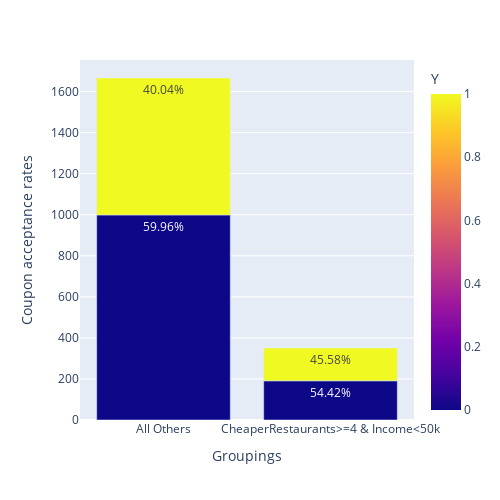

Notebook code for this chart:
### Code cell
# Addressing question 9: go to cheap restaurants more than 4 times a month and income is less than 50K.
try:
    bar_data = bar_data.drop('crit',axis=1)
except:
    pass    
cheap_rst_more_than_4 = ['4~8', 'gt8']
income_le_50k = ['Less than $12500', '$12500 - $24999', '$25000 - $37499', '$37500 - $49999']

#print(bar_data['passanger'].unique())
#print(bar_data['occupation'].unique())
bar_data.loc[(bar_data.eval('RestaurantLessThan20 in @cheap_rst_more_than_4 and \
                             income in @income_le_50k')),'crit'] = 'CheaperRestaurants>=4 & Income<50k'
bar_data.loc[(bar_data['crit'].isnull()), 'crit'] = 'All Others'

bar_data_g = bar_data.groupby(['crit', 'Y']).size().reset_index()
bar_data_g['percentage'] = bar_data.groupby(['crit', 'Y']).size().groupby(level=0).apply(lambda x: 100 * x / float(x.sum())).values
bar_data_g.columns = ['crit', 'Y', 'Counts', 'Percentage']

fig = px.bar(bar_data_g, x='crit',
             labels={'crit':'Groupings', 'value':'Coupon acceptance rates'},
             y=['Counts'], color='Y', text=bar_data_g['Percentage'].apply(lambda x: '{0:1.2f}%'.format(x)))
fig.update_layout(width=500, height=500)
fig.show()

### Figure 1 — Plotly figure (JSON) as saved in the notebook; plotly's stock layout.template omitted (floating-point values rounded to 4 significant figures)
{"data": [{"alignmentgroup": "True", "hovertemplate": "Groupings=%{x}<br>Coupon acceptance rates=%{y}<br>text=%{text}<br>Y=%{marker.color}<extra></extra>", "legendgroup": "", "marker": {"color": [0, 1, 0, 1], "coloraxis": "coloraxis", "pattern": {"shape": ""}}, "name": "", "offsetgroup": "", "orientation": "v", "showlegend": false, "text": ["59.96%", "40.04%", "54.42%", "45.58%"], "textposition": "auto", "type": "bar", "x": ["All Others", "All Others", "CheaperRestaurants>=4 & Income<50k", "CheaperRestaurants>=4 & Income<50k"], "xaxis": "x", "y": [999, 667, 191, 160], "yaxis": "y"}], "layout": {"barmode": "relative", "coloraxis": {"colorbar": {"title": {"text": "Y"}}, "colorscale": [[0, "#0d0887"], [0.1111, "#46039f"], [0.2222, "#7201a8"], [0.3333, "#9c179e"], [0.4444, "#bd3786"], [0.5556, "#d8576b"], [0.6667, "#ed7953"], [0.7778, "#fb9f3a"], [0.8889, "#fdca26"], [1, "#f0f921"]]}, "height": 500, "legend": {"tracegroupgap": 0}, "margin": {"t": 60}, "width": 500, "xaxis": {"anchor": "y", "domain": [0, 1], "title": {"text": "Groupings"}}, "yaxis": {"anchor": "x", "domain": [0, 1], "title": {"text": "Coupon acceptance rates"}}}}
